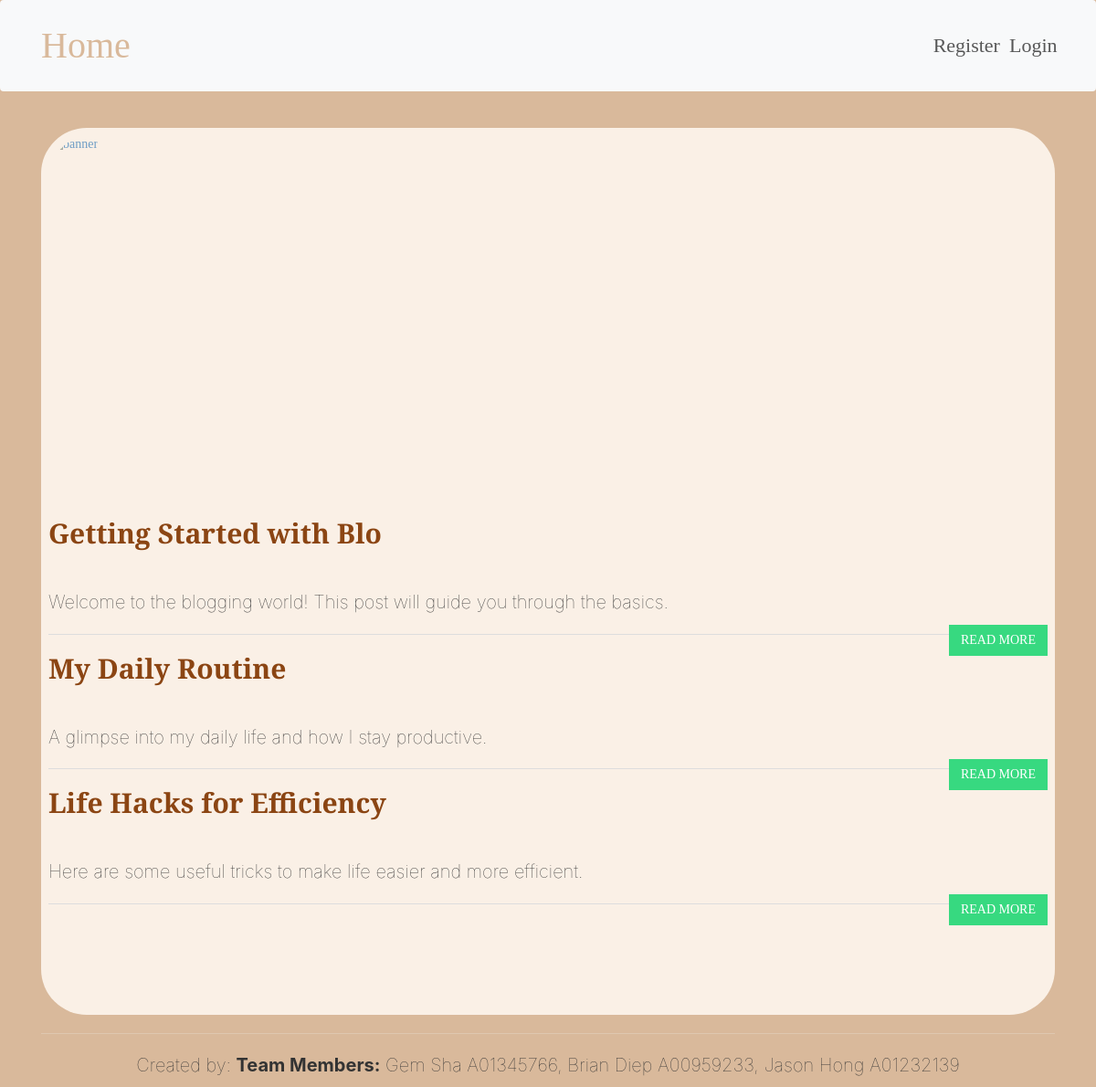
Before: / with the older database file.
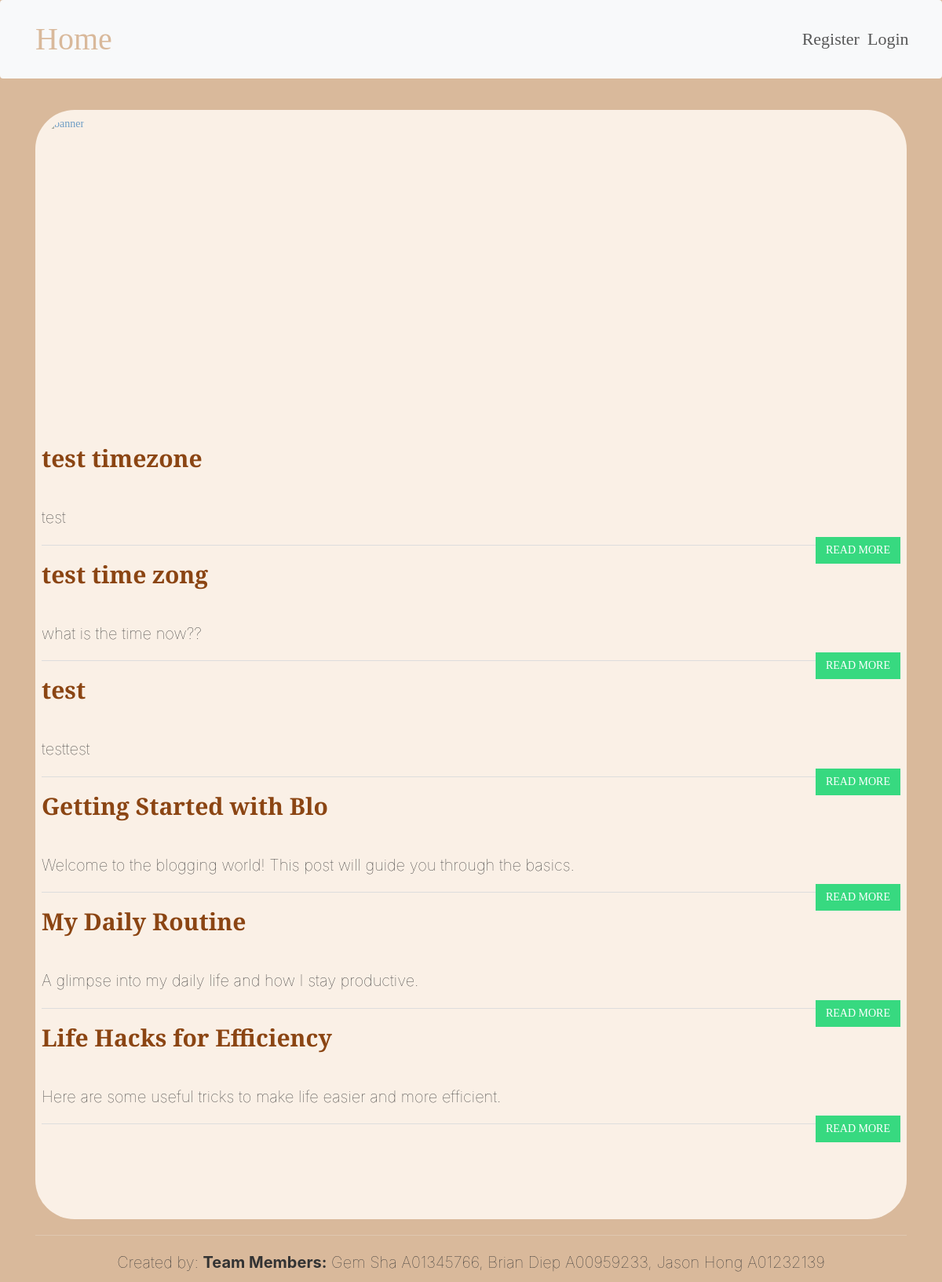
After: the same page with the newer database file.
### tables this page shows
CREATE TABLE Articles (
        ArticleId INTEGER PRIMARY KEY AUTOINCREMENT,
        Title TEXT NOT NULL,
        Body TEXT NOT NULL,
        CreatDate DATETIME DEFAULT CURRENT_TIMESTAMP,
        StartDate DATE,
        EndDate DATE,
        ContributorUsername TEXT NOT NULL
    );

### index.php (the view, shortened to what this page needs)
<?php if (isset($_SESSION['username'])): ?>
    <?php include("./inc_header.php"); ?>
<?php else: ?>
    <?php include("./inc_header_before_login.php"); ?>
<?php endif; ?>
<?php include("./seed.php") ?>
<div class="container" id="mainContainer">
    <section class="header-nav-wrap content has-banner has-avatar avatar-style-circle has-title has-description has-nav">
        <header id="header" class="blog-header" role="banner">
            <figure id="header-banner" class="header-image-wrapper header-module">
                <a href="/" class="header-image cover loaded imgLiquid_bgSize imgLiquid_ready">
                    <img src="/images/bg3.jpeg" alt="banner">
                </a>
            </figure>
            <div>
                <?php
                if ($db !== FALSE) {
                    $SQLstring = "
                        SELECT
                            a.ArticleId,
                            a.Title,
                            a.Body,
                            a.CreatDate,
                            a.ContributorUsername,
                            u.firstName || ' ' || u.lastName AS authorName
                        FROM Articles a
                        LEFT JOIN Users u ON a.ContributorUsername = u.username
                        ORDER BY a.CreatDate DESC
                    ";
                    $QueryResult = $db->query($SQLstring);
                    if ($QueryResult) {
                        while ($row = $QueryResult->fetchArray(SQLITE3_ASSOC)) {
                            $snippet = substr($row['Body'], 0, 150);
                ?>
                            <div class="blogShort">
                                <h1><?php echo htmlspecialchars($row['Title']); ?></h1>
                                <br>
                                <article>
                                    <p>
                                        <?php
                                        echo htmlspecialchars($snippet) . (strlen($row['Body']) > 150 ? "..." : "");
                                        ?>
                                    </p>
                                </article>
                                <?php if (isset($_SESSION['username'])): ?>
                                    <a class="btn btn-blog pull-right marginBottom10"
                                       href="/crud/display/display.php?id=<?php echo urlencode($row['ArticleId']); ?>">
                                        READ MORE
                                    </a>
                                <?php else: ?>
                                    <a class="btn btn-blog pull-right marginBottom10"
                                       href="/login/login.php?redirect=<?php echo urlencode('/crud/display/display.php?id=' . $row['ArticleId']); ?>">
                                        READ MORE
                                    </a>
                                <?php endif; ?>
                            </div>
                <?php
                        }
                        echo '<div class="col-md-12 gap10"></div>';
                    } else {
                        echo "<p class='alert alert-danger'>Error: Unable to fetch article data.</p>";
                    }
                }
                ?>
            </div>
        </header>
    </section>
</div>
<?php include("./inc_footer.php"); ?>

Changed rows visible on the page:
added articles: Title "test timezone", Body "test"
added articles: Title "test time zong", Body "what is the time now??"
added articles: Title "test", Body "testtest"
